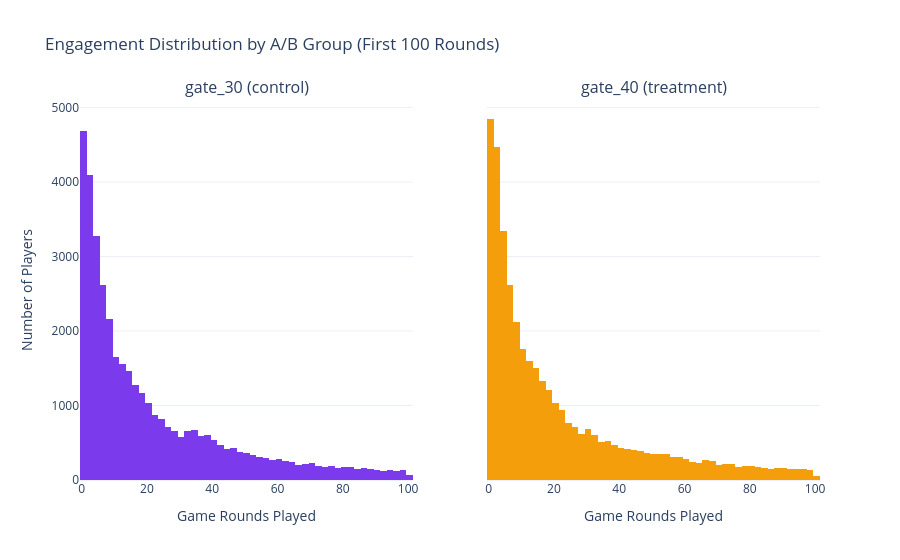

Notebook cell for this chart:
### Code cell
# Side-by-side histograms per A/B group to assess distributional similarity
# Similar shapes confirm that randomization did not introduce behavioral bias between groups
fig = make_subplots(rows=1, cols=2,
                    subplot_titles=['gate_30 (control)', 'gate_40 (treatment)'],
                    shared_yaxes=True)

for col, version in enumerate(['gate_30', 'gate_40'], start=1):
    subset = df[(df['version'] == version) & (df['sum_gamerounds'] <= 100)]
    fig.add_trace(
        go.Histogram(x=subset['sum_gamerounds'], nbinsx=100,
                     marker_color=COLOR_MAP[version], name=version),
        row=1, col=col
    )

fig.update_layout(
    title_text='Engagement Distribution by A/B Group (First 100 Rounds)',
    xaxis_title='Game Rounds Played',
    xaxis2_title='Game Rounds Played',
    yaxis_title='Number of Players',
    showlegend=False
)
fig.show()

### Figure 1 — Plotly figure (JSON) as saved in the notebook; plotly's stock layout.template omitted (floating-point values rounded to 4 significant figures; data arrays with more than 128 entries replaced by an {"elided": "..."} marker saying what was removed)
{"data": [{"marker": {"color": "#7C3AED"}, "name": "gate_30", "nbinsx": 100, "type": "histogram", "x": {"elided": "38605 int values"}, "xaxis": "x", "yaxis": "y"}, {"marker": {"color": "#F59E0B"}, "name": "gate_40", "nbinsx": 100, "type": "histogram", "x": {"elided": "39199 int values"}, "xaxis": "x2", "yaxis": "y2"}], "layout": {"annotations": [{"font": {"size": 16}, "showarrow": false, "text": "gate_30 (control)", "x": 0.225, "xanchor": "center", "xref": "paper", "y": 1, "yanchor": "bottom", "yref": "paper"}, {"font": {"size": 16}, "showarrow": false, "text": "gate_40 (treatment)", "x": 0.775, "xanchor": "center", "xref": "paper", "y": 1, "yanchor": "bottom", "yref": "paper"}], "showlegend": false, "title": {"text": "Engagement Distribution by A/B Group (First 100 Rounds)"}, "xaxis": {"anchor": "y", "domain": [0, 0.45], "title": {"text": "Game Rounds Played"}}, "xaxis2": {"anchor": "y2", "domain": [0.55, 1], "title": {"text": "Game Rounds Played"}}, "yaxis": {"anchor": "x", "domain": [0, 1], "title": {"text": "Number of Players"}}, "yaxis2": {"anchor": "x2", "domain": [0, 1], "matches": "y", "showticklabels": false}}}
